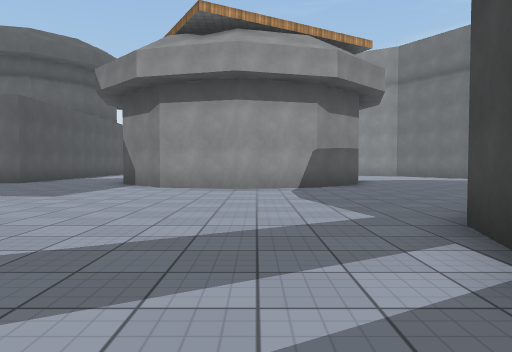
view 1 (above)

23 first-person views from a walk through a scene from a Unity 3-D project. The camera is 1.2 m above the floor, tilts 2° down and sees 70° across. The floor is counted in squares, 2 m on a side. Each view is taken from the middle of a square. On the plan, view 1 faces up. The plan holds only what a view shows up to about 10 squares ahead; the rest is blank. The place goes on beyond the plan. The player is left out. Some animated figures are not drawn. Some surface patterns are stand-ins.

view 2
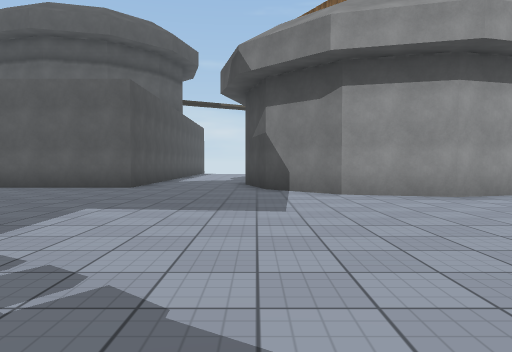

view 3
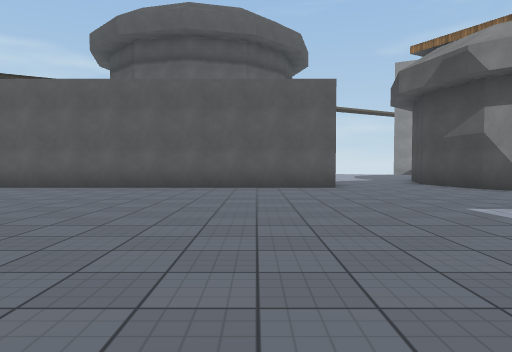

view 4
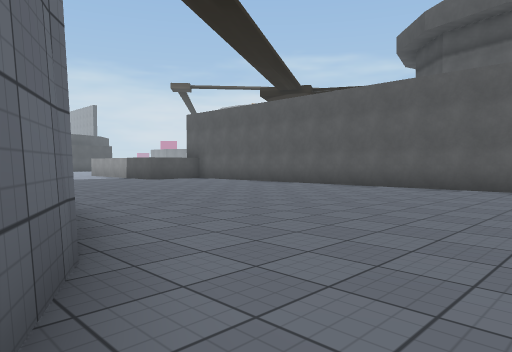

view 5
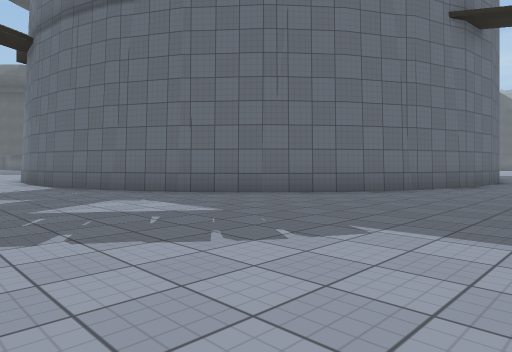

view 6
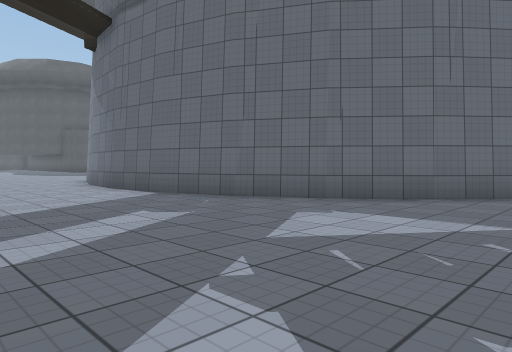

view 7
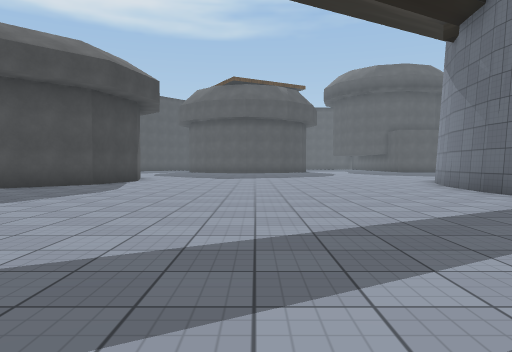

view 8
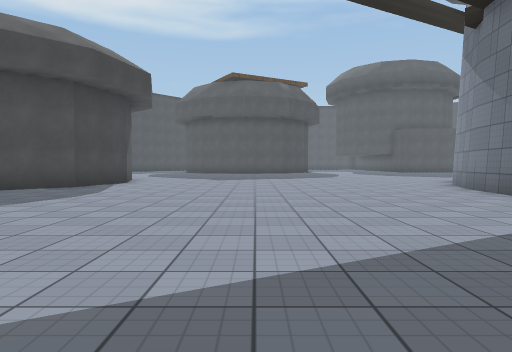

view 9
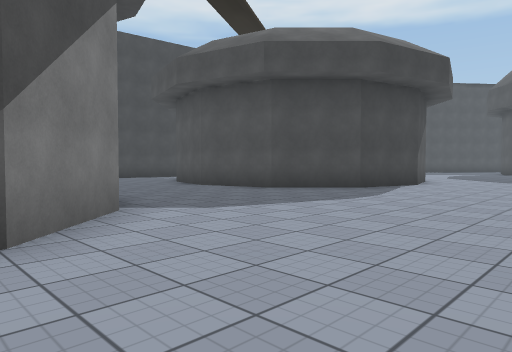

view 10
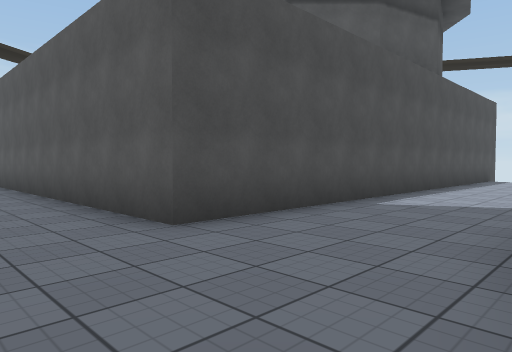

view 11
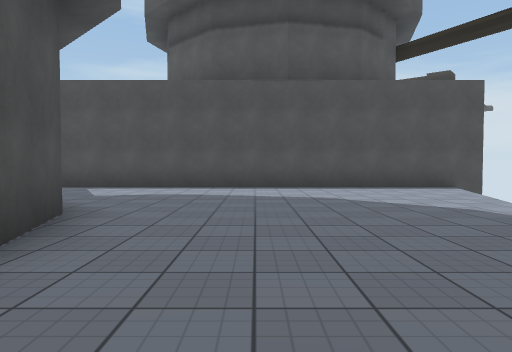

view 12
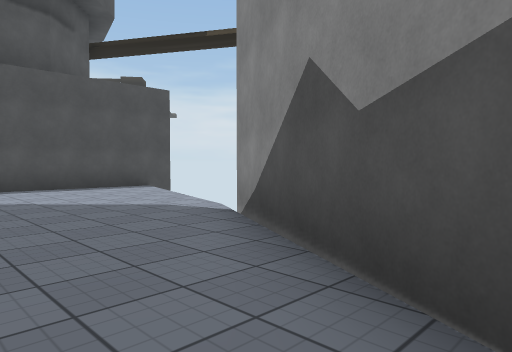

view 13
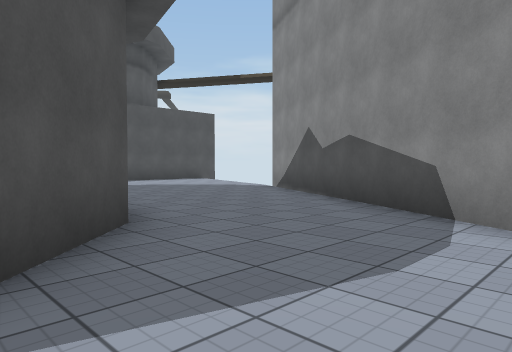

view 14
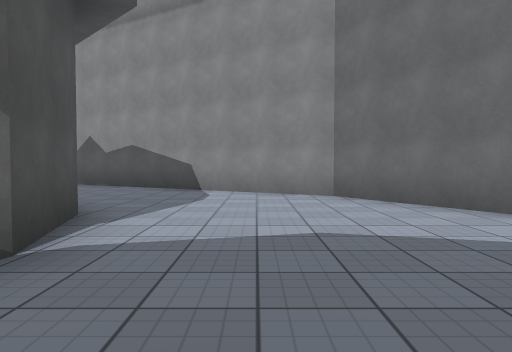

view 15
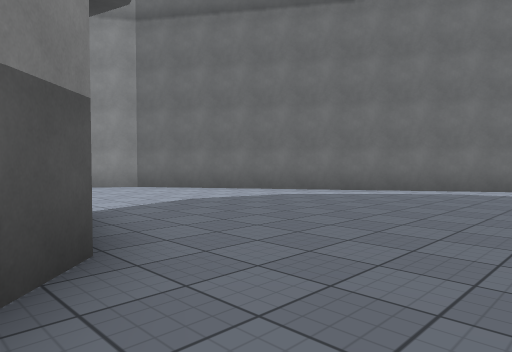

view 16
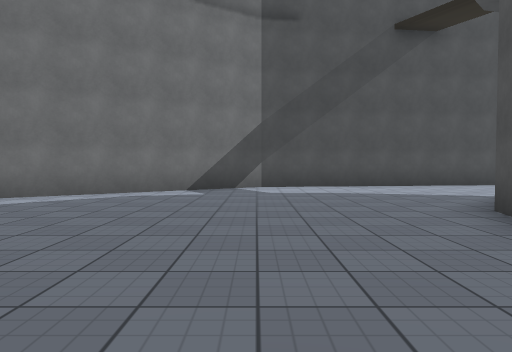

view 17
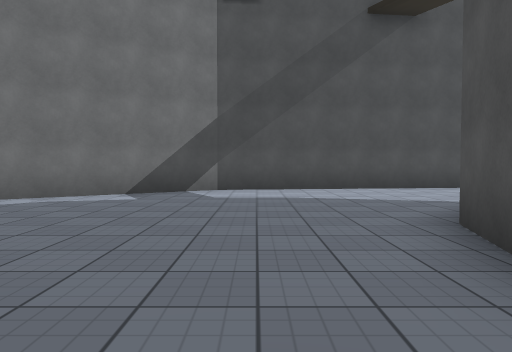

view 18
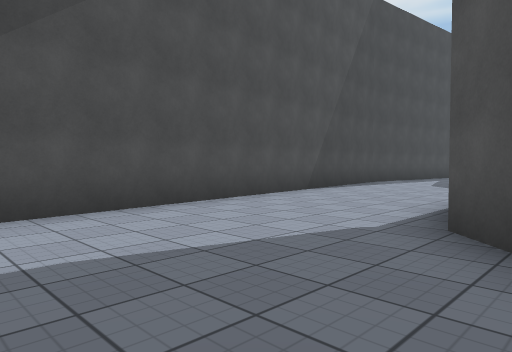

view 19
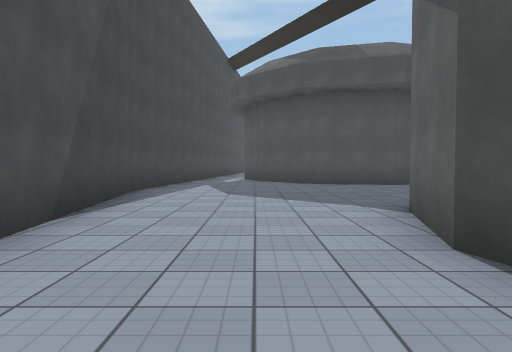

view 20
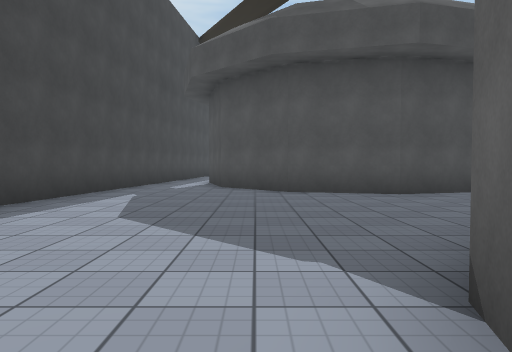

view 21
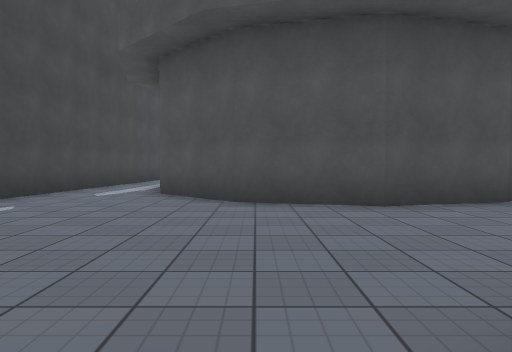

view 22
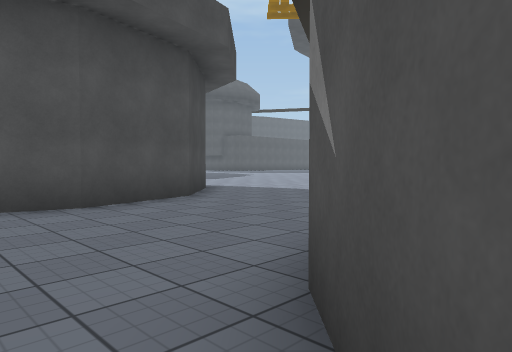

view 23
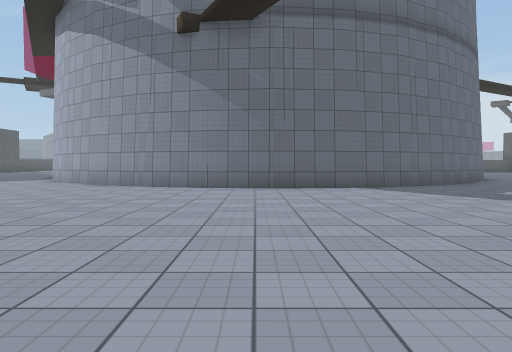

### Floor plan
Points are (right, up) in squares from view 1. A wall is a line through its corners. A room is listed if a view was taken in it or the views show most of it. See-through windows are left out.
Room 1 (views 1, 2, 3, 4, 5, 6, 7, 8, 9, 10, 13, 14, 15, 16, 17, 18, 19, 20, 21, 22, 23)
walls: (1.8, 2.5) (2, 3.6); (-7.3, -0.5) (-6.4, -2.2); (-6.4, -2.1) (-5.9, -3.9); (-8.4, 0.8) (-7.2, -0.6); (3.6, -2.1) (2, -0.5); (-5.9, -3.8) (-5.7, -5.6); (-9.8, 2) (-8.3, 0.8); (6.4, 5.3) (7.6, 5); (3, 10.5) (1.5, 9) (-0.4, 8.5) (-2.4, 9) (-3.8, 10.4); (-5.7, -5.5) (-5.9, -7.4); (-7.1, 10.9) (-15.2, 10.9); (8.5, 4.1) (9.1, 3.5); (-5.9, -7.3) (-6.5, -9.1); (8.6, -1) (7.6, -2.1); (9.5, 1.9) (9.6, 1.5) (9.1, -0.6); (2.9, 14.3) (3.4, 12.3); (-14.6, 3.5) (-12.9, 3.3) (-11.2, 2.7) (-9.7, 1.9); (-6.4, -8.9) (-7, -10.1); (3, -10.2) (3.5, -8.2) (5.1, -6.6) (7.2, -6.1) (9.3, -6.6) (10.9, -8.2) (11.2, -9.3); (13.6, -4) (12.2, 7.9) (6.4, 16.7) (4, 18.1); (12.9, -10.5) (13.6, -3.8)
ways out: opening at (-5.5, 11) to room 2; opening at (3, 16) to room 2
Room 2 (views 11, 12)
walls: (-2.4, 15.7) (-0.6, 16.2); (1.4, 15.7) (2.9, 14.3); (-7.1, 23.5) (-7.1, 10.9); (4, 18.1) (-1.8, 21.4); (-3.8, 10.4) (-4.2, 12.1)
ways out: opening at (-5.5, 11) to room 1; opening at (3, 16) to room 1

Positions as (right, up) in squares from view 1, and headings:
1: (0, 0), facing up
2: (-4, 2), facing up
3: (-9, 2), facing up
4: (-9, 2), facing up-left
5: (-3, 6), facing down-left
6: (-2, 3), facing down-left
7: (-1, 2), facing down
8: (-1, 1), facing down
9: (-1, 0), facing down-right
10: (-4, 9), facing up-left
11: (2, 18), facing left
12: (2, 18), facing up-left
13: (5, 14), facing up-left
14: (5, 10), facing up
15: (2, 8), facing up-right
16: (3, 8), facing right
17: (4, 7), facing right
18: (8, 7), facing down-right
19: (11, 4), facing down
20: (10, 1), facing down
21: (9, -1), facing down
22: (9, -1), facing down-left
23: (3, -6), facing left
